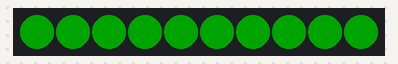
A program run on a simulated CircuitPython board. Shown: 10 RGB LEDs in strip order, left to right. Dim RGB values are drawn brighter than linear.

Above: at 0.1 s.
At 1.1 s:
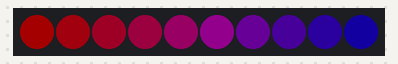

The program:

code.py
```python
import time
import board
from neopixel import NeoPixel

# number of pixels to work with
num_pixels = 10

# brightness value (0-1)
brightness = 0.15

# pixels acts like a list of tuples
pixels = NeoPixel(board.NEOPIXEL, num_pixels, brightness=brightness)

while True:
    # fill all pixels in one line
    pixels.fill((0,255,0))

    time.sleep(1)

    # fill with for loop
    red = 255
    green = 0
    blue = 0
    for i in range(num_pixels):
        inc = i*25
        color = (red-inc, green, blue+inc)
        pixels[i] = color

    time.sleep(3)
```

Measured:
- what the display in image 1 shows lasts 3.0 s, from 1.0 s to 4.0 s
